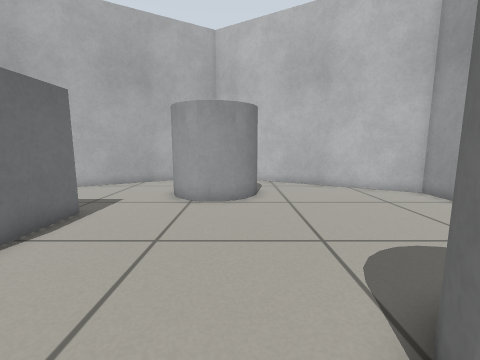
[1] (above)

15 first-person views from a walk through a world built for the Gazebo simulator. The camera is 0.56 m above the floor, tilts 8° down and sees 90° across. The floor is counted in squares, 0.25 m on a side. Each view is taken from the middle of a square. On the plan, view 1 faces up. The plan holds only what a view shows up to about 16 squares ahead; the rest is blank. The robots in the file are not drawn.

[2]
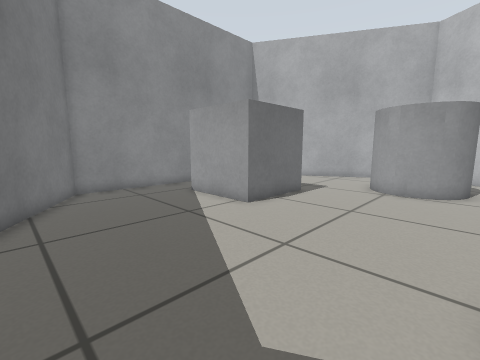

[3]
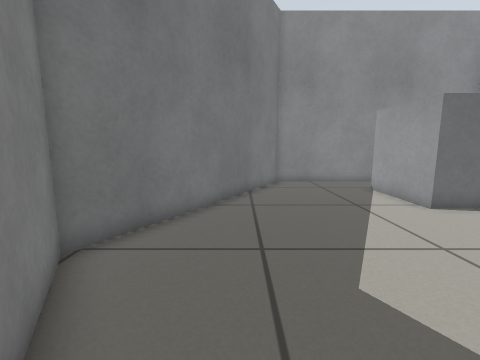

[4]
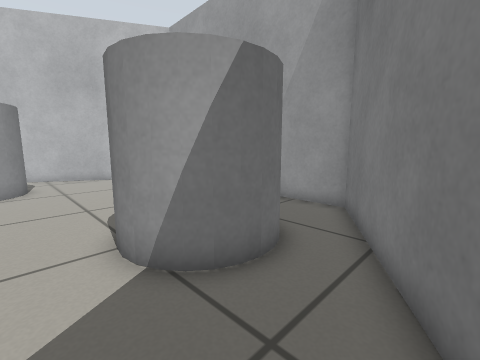

[5]
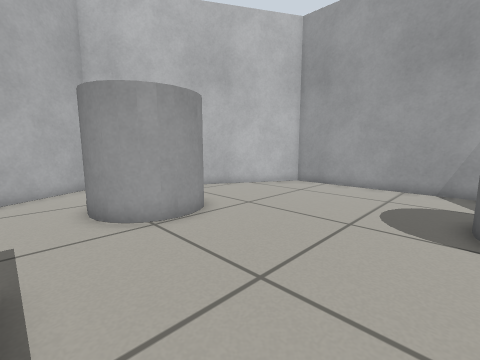

[6]
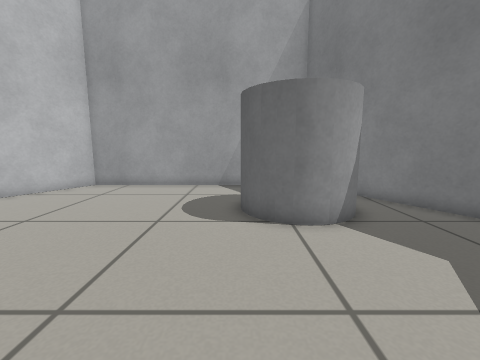

[7]
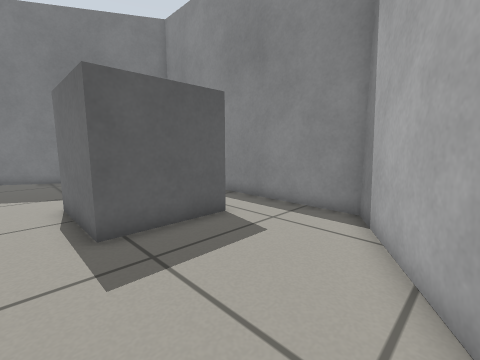

[8]
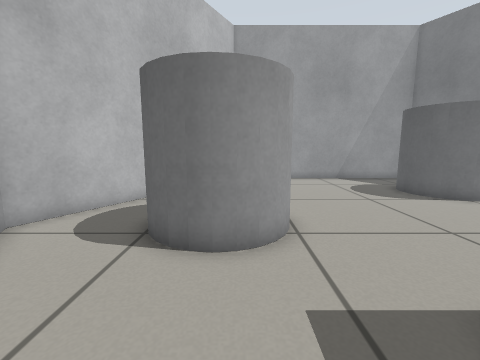

[9]
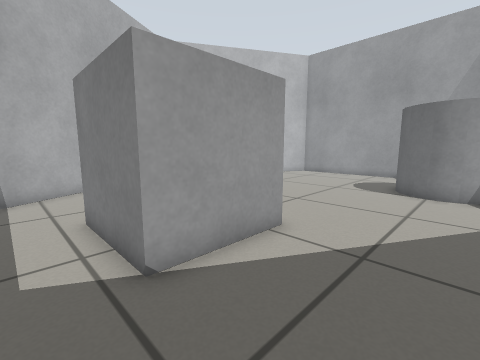

[10]
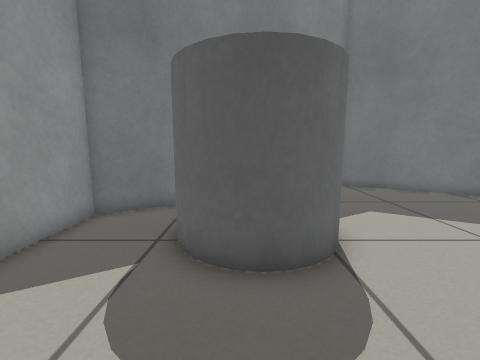

[11]
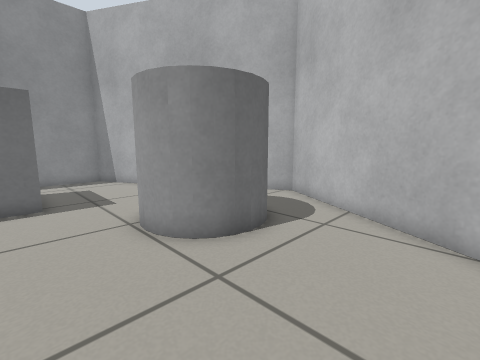

[12]
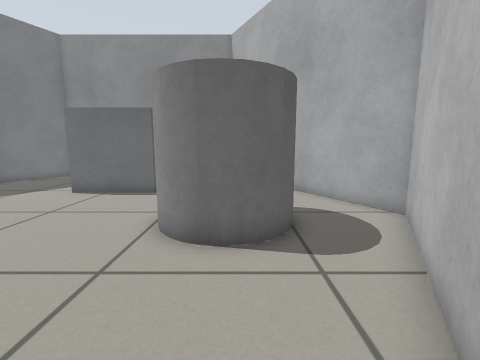

[13]
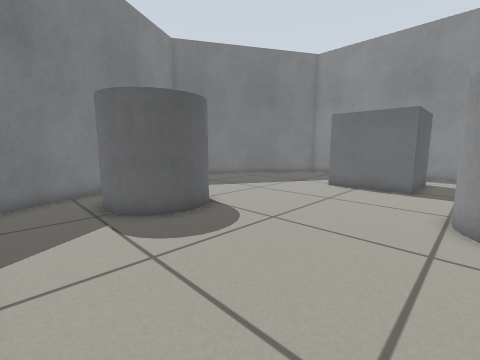

[14]
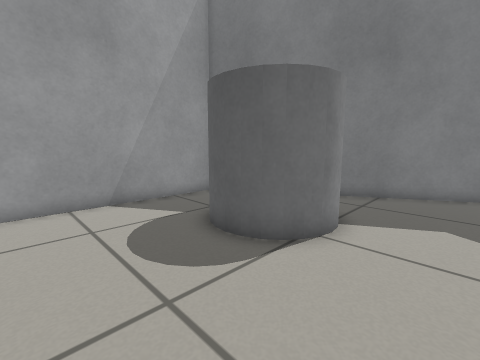

[15]
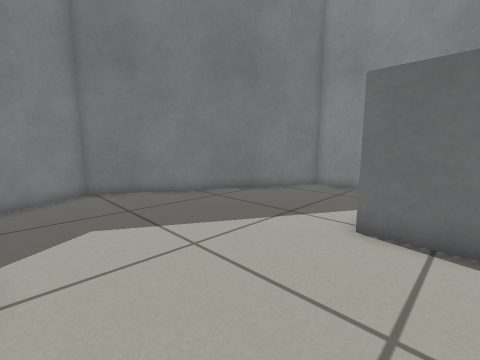

### Floor plan
Key: @ floor where view 1 was taken; # wall or solid block; . floor; C grey cylinder; B grey box.
Columns run from 12 left of view 1 to 9 right of it. Each row starts with its distance up from view 1.
 17         ######
 16       ###....##
 15      ##.......###
 14    ###..........###
 13  ###.....CCCC.....##
 12 ##.......C   C.....###
 11 #........C  CC.......#
 10 #.........CCC........#
  9 #....................#
  8 #..BBBB..............#
  7 #..B  B..............#
  6 #..B  B..............#
  5 #..B  B..............#
  4 #..BBBB..............#
  3 #..............CC....#
  2 #.............CC C...#
  1 #.............C  C...#
  0 #...........@.C  C...#
 -1 ##.............CC...##
 -2  ###..............###
 -3    ##...........###
 -4     ###........##
 -5       ###....###
 -6         ##.###
 -7          ###

Positions as (right, up) in squares from view 1, and headings:
1: (0, 0), facing up
2: (1, -3), facing up-left
3: (3, -3), facing left
4: (0, -4), facing up-right
5: (-5, 3), facing up-right
6: (-5, 3), facing right
7: (-4, 14), facing down-left
8: (-8, 11), facing right
9: (-11, 0), facing up-right
10: (4, 7), facing down
11: (5, 7), facing up-left
12: (6, 12), facing left
13: (8, 10), facing down-left
14: (-1, 7), facing down-right
15: (1, 6), facing down-left
